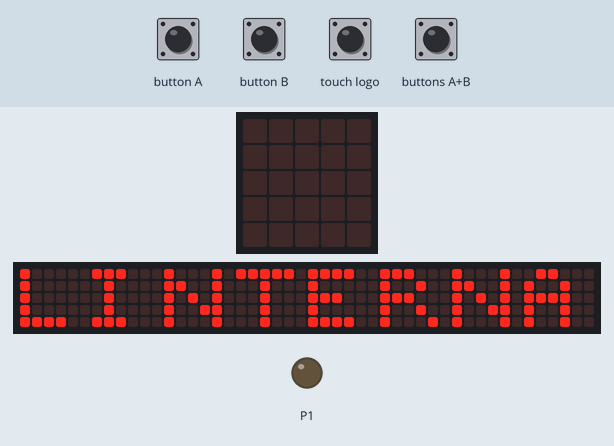
The program below on a simulated BBC micro:bit (MakeCode). Shown: the board's 5×5 LED display, a strip that is not on the board, showing the scrolling text unrolled, output pins drawn as LEDs (lit = HIGH). Dashed ring = blinking. Inputs (shaded band) come from the test bench. The 48×5 strip is a reading aid, not a part: it shows the text the display is scrolling, unrolled, one strip-width of it at a time.

Above: at 7.7 s.
10.3 s: button A pressed for 0.15 s
At 10.52 s:
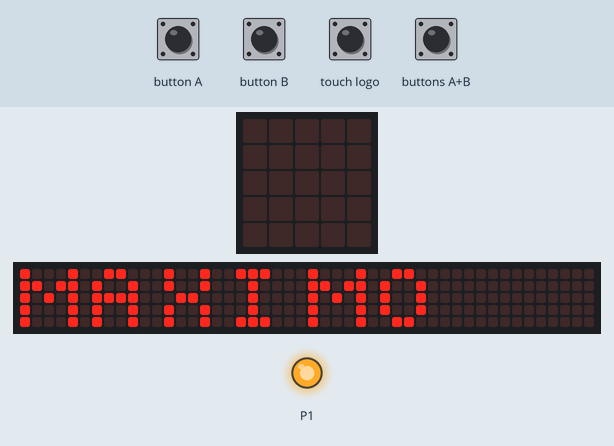
11.0 s: button B pressed for 0.15 s
At 11.27 s:
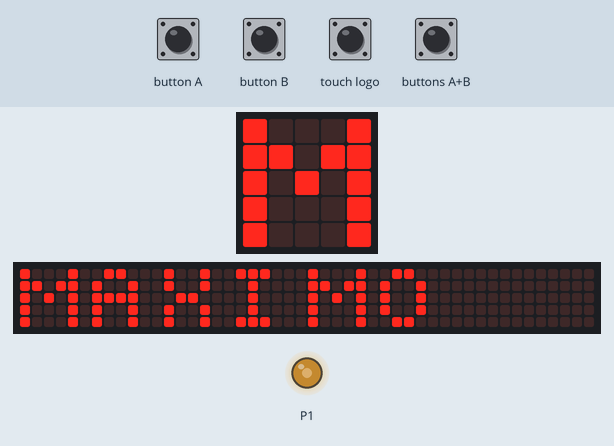
11.7 s: buttons A+B pressed for 0.15 s
At 11.9 s:
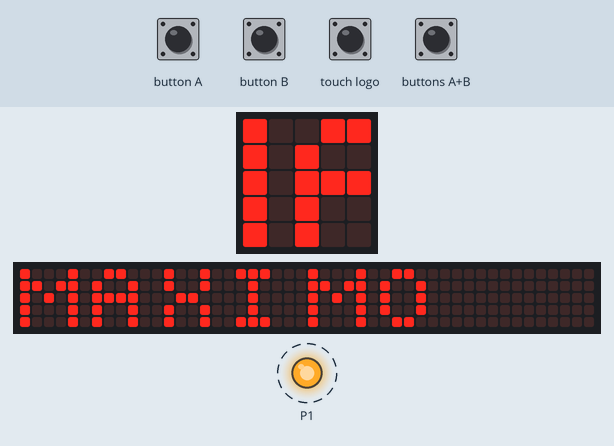
14.0 s: touch logo pressed for 0.15 s
At 14.12 s:
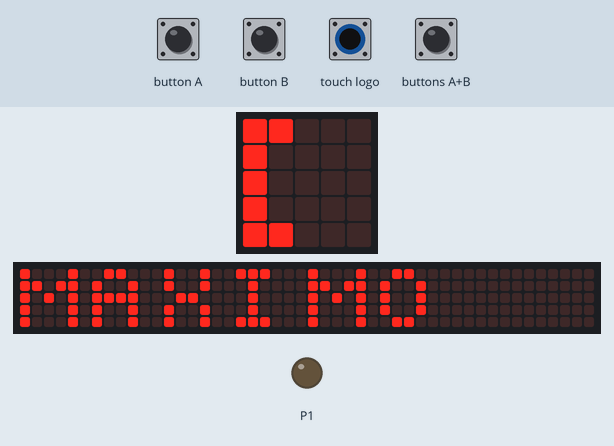
14.7 s: buttons A+B pressed for 0.15 s
At 17.1 s:
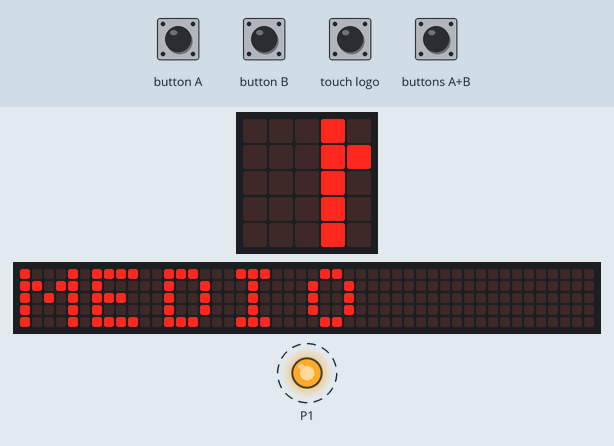
Timing chart, 0 to 18.3 s (numbered marks = the images above; inputs shaded):
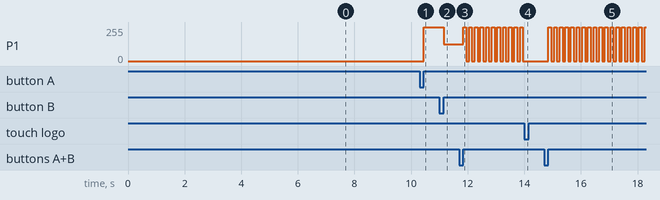

Measured:
- after the input at 10.3 s, P1: 0/255 → 255/255 after 0.15 s; the display: changes after 0.15 s (image 1)
- after the input at 11.0 s, P1: 255/255 → 125/255 after 0.15 s
- after the input at 11.7 s, P1: alternates 255/255 for 0.10 s and 0/255 for 0.10 s, starting after 0.15 s
- after the input at 14.0 s, P1: stops changing and stays 0/255
- after the input at 14.7 s, P1: alternates 255/255 for 0.10 s and 0/255 for 0.10 s, starting after 0.15 s

The program:

main.ts
```typescript
input.onLogoEvent(TouchButtonEvent.Pressed, function () {
    pins.analogWritePin(AnalogPin.P1, 0)
})
input.onButtonPressed(Button.A, function () {
    pins.analogWritePin(AnalogPin.P1, 1023)
    basic.showString("MAXIMO")
})
input.onButtonPressed(Button.AB, function () {
    for (let index = 0; index < 20; index++) {
        if (!(input.logoIsPressed())) {
            pins.analogWritePin(AnalogPin.P1, 1023)
            basic.pause(100)
            pins.analogWritePin(AnalogPin.P1, 0)
            basic.pause(100)
        }
    }
})
input.onButtonPressed(Button.B, function () {
    pins.analogWritePin(AnalogPin.P1, 500)
    basic.showString("MEDIO")
})
basic.showString("LINTERNA ")
```

test.ts
```typescript
// aquí va el archivo "tests"; esto no se compilará cuando este paquete se utilice como una extensión.
```
